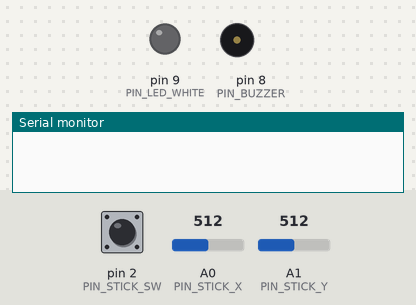
The sketch below on a simulated Arduino Uno, built with avr-gcc and run on an emulated ATmega328P. Shown: output pins drawn as LEDs (lit = HIGH), buzzer (waves = sounding), the last lines printed to the serial monitor. Dashed ring = blinking. Inputs (shaded band) come from the test bench; at power-on: A0 (PIN_STICK_X) = 512, pin 2 (PIN_STICK_SW) HIGH, A1 (PIN_STICK_Y) = 512. Random numbers use the default seed unless the sketch sets one.

Above: at 1.2 s.
1.3 s: A0 (PIN_STICK_X) set to 716
2.8 s: pin 2 (PIN_STICK_SW) pulled LOW for 0.15 s
At 3.09 s:
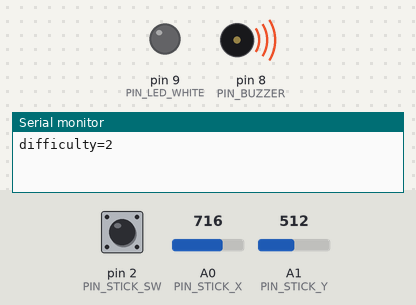
At 4.12 s:
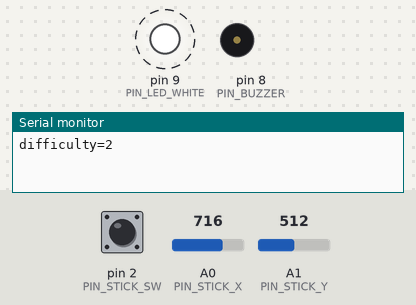
5.9 s: A1 (PIN_STICK_Y) set to 716
At 7.65 s:
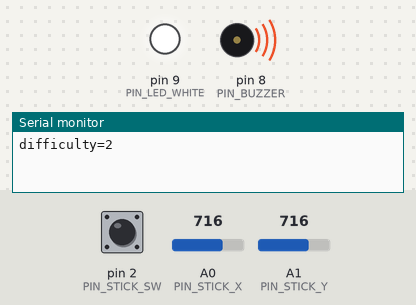
Timing chart, 0 to 14.9 s (numbered marks = the images above; inputs shaded):
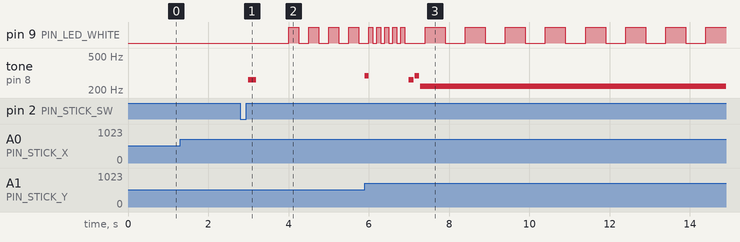

The sketch:

TinyMusician.ino
```cpp
// TinyMusician - Arduino UNO R3

// Pin definitions
const int PIN_STICK_X = A0;
const int PIN_STICK_Y = A1;
const int PIN_STICK_SW = 2;
const int PIN_BUZZER = 8;
const int PIN_LED_WHITE = 9;

// State definitions
const int STATE_IDLE = 0;
const int STATE_QUESTION = 1;
const int STATE_INPUT = 2;
const int STATE_CONFIRM = 3;
const int STATE_JUDGE = 4;
const int STATE_RESULT = 5;

// State management
int currentState = STATE_IDLE;
int nextState = STATE_IDLE;
bool targetTonePlayed = false;

// Tone and answer settings
int targetNote = 0;
int playerNote = 262;
int playerDurationMs = 100;
const int NOTE_MIN_HZ = 262;
const int NOTE_MAX_HZ = 494;
const int NOTE_TOLERANCE_HZ = 20;
const int DURATION_MIN_MS = 100;
const int DURATION_MAX_MS = 300;

// Difficulty and time limit
int difficulty = 1; // 0:easy, 1:normal, 2:hard
const int TIME_LIMIT_EASY = 0;
const int TIME_LIMIT_NORMAL = 7000;
const int TIME_LIMIT_HARD = 4000;
int timeLimitMs = TIME_LIMIT_NORMAL;
unsigned long inputStartTime = 0;
const int WARNING_START_MS = 3000;
const int WARNING_FINAL_MS = 1000;

// Input values
int stickValueX = 512;
int stickValueY = 512;
int prevX = 512;
int prevY = 512;
const int deadband = 8;

// Switch control (INPUT_PULLUP)
bool swRaw = true;
bool swPrevRaw = true;
bool swConfirmed = true;
bool swPrevConfirmed = true;
unsigned long lastDebounceTime = 0;
unsigned long pressStartTime = 0;
const int DEBOUNCE_DELAY = 50;
const int REINPUT_DELAY = 200;
const int LONG_PRESS_MS = 1000;
bool shortPressEvent = false;
bool longPressEvent = false;

// Timers
unsigned long nowMs = 0;
unsigned long lastReadTime = 0;
unsigned long lastPreviewToneTime = 0;
unsigned long lastBlinkTime = 0;
unsigned long lastInputTime = 0;
const int READ_INTERVAL_MS = 50;
const int BLINK_INTERVAL_MS = 500;

// Output and result
bool ledState = false;
bool isCorrect = false;

// Forward declarations
void playTargetTone();
void updatePlayerTone();
void selectDifficulty();
void blinkLED();
void checkAnswer(bool finalizeResult);
void readJoystick();
void readSwitchWithDebounce();

void setup() {
  pinMode(PIN_STICK_SW, INPUT_PULLUP);
  pinMode(PIN_LED_WHITE, OUTPUT);
  pinMode(PIN_BUZZER, OUTPUT);

  currentState = STATE_IDLE;
  nextState = STATE_IDLE;
  digitalWrite(PIN_LED_WHITE, LOW);
  noTone(PIN_BUZZER);

  randomSeed(analogRead(A5));
  Serial.begin(9600);
}

void loop() {
  nowMs = millis();
  readJoystick();
  readSwitchWithDebounce();

  switch (currentState) {
    case STATE_IDLE:
      digitalWrite(PIN_LED_WHITE, LOW);
      noTone(PIN_BUZZER);
      targetTonePlayed = false;
      selectDifficulty();

      if (shortPressEvent) {
        shortPressEvent = false;
        currentState = STATE_QUESTION;
      }
      break;

    case STATE_QUESTION:
      if (!targetTonePlayed) {
        playTargetTone();
      }
      if (targetTonePlayed) {
        inputStartTime = nowMs;
        currentState = STATE_INPUT;
      }
      break;

    case STATE_INPUT: {
      updatePlayerTone();

      if (timeLimitMs > 0) {
        unsigned long elapsed = nowMs - inputStartTime;
        int remaining = timeLimitMs - (int)elapsed;
        if (remaining < 0) {
          remaining = 0;
        }

        if (remaining <= WARNING_FINAL_MS) {
          if (nowMs - lastBlinkTime >= 100) {
            ledState = !ledState;
            digitalWrite(PIN_LED_WHITE, ledState ? HIGH : LOW);
            lastBlinkTime = nowMs;
          }
        } else if (remaining <= WARNING_START_MS) {
          if (nowMs - lastBlinkTime >= 250) {
            ledState = !ledState;
            digitalWrite(PIN_LED_WHITE, ledState ? HIGH : LOW);
            lastBlinkTime = nowMs;
          }
        } else {
          digitalWrite(PIN_LED_WHITE, LOW);
          ledState = false;
        }

        if (elapsed >= (unsigned long)timeLimitMs) {
          currentState = STATE_JUDGE;
          break;
        }
      } else {
        digitalWrite(PIN_LED_WHITE, LOW);
        ledState = false;
      }

      if (shortPressEvent) {
        shortPressEvent = false;
        currentState = STATE_CONFIRM;
      } else if (longPressEvent) {
        longPressEvent = false;
        currentState = STATE_JUDGE;
      }
      break;
    }

    case STATE_CONFIRM:
      checkAnswer(false);
      currentState = STATE_INPUT;
      break;

    case STATE_JUDGE:
      digitalWrite(PIN_LED_WHITE, LOW);
      ledState = false;
      checkAnswer(true);
      if (currentState == STATE_IDLE) {
        break;
      }
      currentState = STATE_RESULT;
      break;

    case STATE_RESULT:
      if (isCorrect) {
        digitalWrite(PIN_LED_WHITE, HIGH);
        tone(PIN_BUZZER, 880, 120);
      } else {
        blinkLED();
        tone(PIN_BUZZER, 220, 120);
      }

      if (shortPressEvent) {
        shortPressEvent = false;
        longPressEvent = false;
        noTone(PIN_BUZZER);
        digitalWrite(PIN_LED_WHITE, LOW);
        ledState = false;
        currentState = STATE_IDLE;
      }
      break;

    default:
      currentState = STATE_IDLE;
      break;
  }
}

void playTargetTone() {
  int notes[] = {262, 294, 330, 349, 392, 440, 494};
  int index = random(0, 7);  // 0〜6
  targetNote = notes[index];
  if (targetNote < NOTE_MIN_HZ || targetNote > NOTE_MAX_HZ) {
    targetNote = NOTE_MIN_HZ;
  }

  tone(PIN_BUZZER, targetNote, 200);
  delay(220);
  noTone(PIN_BUZZER);
  targetTonePlayed = true;
}

void updatePlayerTone() {
  static bool wasCentered = true;
  static int noteIndex = 0;

  int rawY = analogRead(PIN_STICK_Y);
  int threshold = 120;

  int maxIndex = 6;
  int notes[] = {262, 294, 330, 349, 392, 440, 494};

  if (rawY > 512 + threshold) {  // 上
    if (wasCentered) {
      noteIndex++;
      if (noteIndex > maxIndex) noteIndex = maxIndex;

      playerNote = notes[noteIndex];
      tone(PIN_BUZZER, playerNote, 100);

      wasCentered = false;
    }
  }
  else if (rawY < 512 - threshold) {  // 下
    if (wasCentered) {
      noteIndex--;
      if (noteIndex < 0) noteIndex = 0;

      playerNote = notes[noteIndex];
      tone(PIN_BUZZER, playerNote, 100);

      wasCentered = false;
    }
  }
  else {
    wasCentered = true;
  }
}


void selectDifficulty() {
  static bool wasCentered = true;

  int rawX = analogRead(PIN_STICK_X);
  int threshold = 120;

  if (rawX > 512 + threshold) {  // 右 → 次へ
    if (wasCentered) {
      difficulty++;
      if (difficulty > 2) difficulty = 2;

      applyDifficulty();
      wasCentered = false;
    }
  }
  else if (rawX < 512 - threshold) {  // 左 → 戻る
    if (wasCentered) {
      difficulty--;
      if (difficulty < 0) difficulty = 0;

      applyDifficulty();
      wasCentered = false;
    }
  }
  else {
    wasCentered = true;
  }
}

void applyDifficulty() {
  if (difficulty == 0) timeLimitMs = TIME_LIMIT_EASY;
  else if (difficulty == 2) timeLimitMs = TIME_LIMIT_HARD;
  else timeLimitMs = TIME_LIMIT_NORMAL;

  Serial.print("difficulty=");
  Serial.println(difficulty);

  int notifyTone = 440;
  if (difficulty == 0) notifyTone = 330;
  else if (difficulty == 2) notifyTone = 660;

  tone(PIN_BUZZER, notifyTone, 70);
}


void blinkLED() {
  if (nowMs - lastBlinkTime >= BLINK_INTERVAL_MS) {
    ledState = !ledState;
    digitalWrite(PIN_LED_WHITE, ledState ? HIGH : LOW);
    lastBlinkTime = nowMs;
  }
}

void checkAnswer(bool finalizeResult) {
  if (targetNote == 0) {
    isCorrect = false;
    currentState = STATE_IDLE;
    return;
  }

  int diff = abs(targetNote - playerNote);

  tone(PIN_BUZZER, targetNote, 120);
  delay(140);
  tone(PIN_BUZZER, playerNote, 120);
  delay(140);
  noTone(PIN_BUZZER);

  if (finalizeResult) {
    isCorrect = (diff <= NOTE_TOLERANCE_HZ);
  }
}

void readJoystick() {
  if (nowMs - lastReadTime >= READ_INTERVAL_MS) {
    int rawX = analogRead(PIN_STICK_X);
    int rawY = analogRead(PIN_STICK_Y);

    // Keep previous valid values if readings are likely broken.
    bool xLooksBroken = (rawX == 0 || rawX == 1023);
    bool yLooksBroken = (rawY == 0 || rawY == 1023);

    if (!xLooksBroken && abs(rawX - prevX) >= deadband) {
      stickValueX = rawX;
      prevX = rawX;
    }
    if (!yLooksBroken && abs(rawY - prevY) >= deadband) {
      stickValueY = rawY;
      prevY = rawY;
    }

    lastReadTime = nowMs;
  }
}

void readSwitchWithDebounce() {
  swRaw = (digitalRead(PIN_STICK_SW) == HIGH);

  if (swRaw != swPrevRaw) {
    lastDebounceTime = nowMs;
  }

  if (nowMs - lastDebounceTime >= (unsigned long)DEBOUNCE_DELAY) {
    swConfirmed = swRaw;
  }

  // Edge detect on confirmed signal (INPUT_PULLUP: true=release, false=pressed)
  if (swConfirmed != swPrevConfirmed) {
    if (!swConfirmed) {
      pressStartTime = nowMs;
    } else {
      unsigned long pressDuration = nowMs - pressStartTime;
      if (nowMs - lastInputTime >= (unsigned long)REINPUT_DELAY) {
        if (pressDuration >= (unsigned long)LONG_PRESS_MS) {
          longPressEvent = true;
          shortPressEvent = false;
        } else {
          shortPressEvent = true;
          longPressEvent = false;
        }
        lastInputTime = nowMs;
      }
    }
    swPrevConfirmed = swConfirmed;
  }

  swPrevRaw = swRaw;
}
```

Measured:
- after the input at 2.8 s, pin 9 (PIN_LED_WHITE): alternates HIGH for 0.25 s and LOW for 0.25 s, starting after 1.2 s; tone on pin 8 (PIN_BUZZER): silent → 262 Hz after 0.20 s, → silent 0.20 s later
